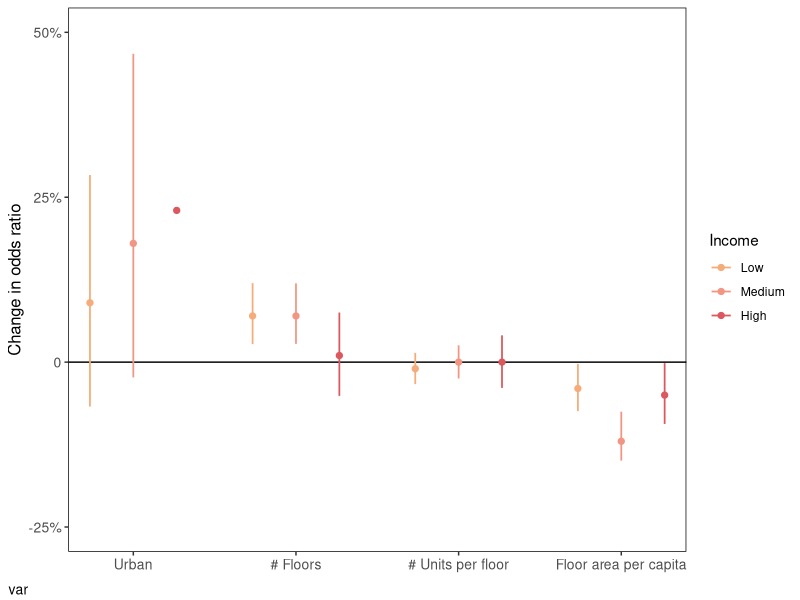
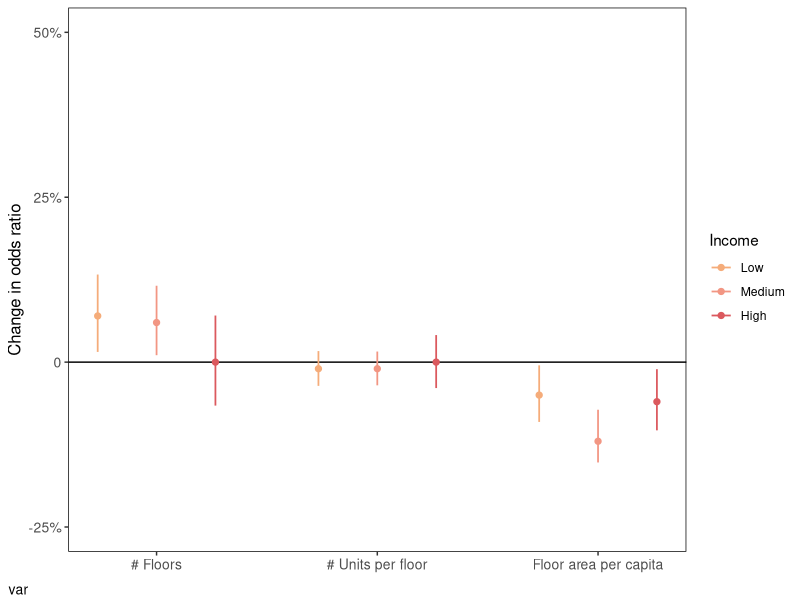
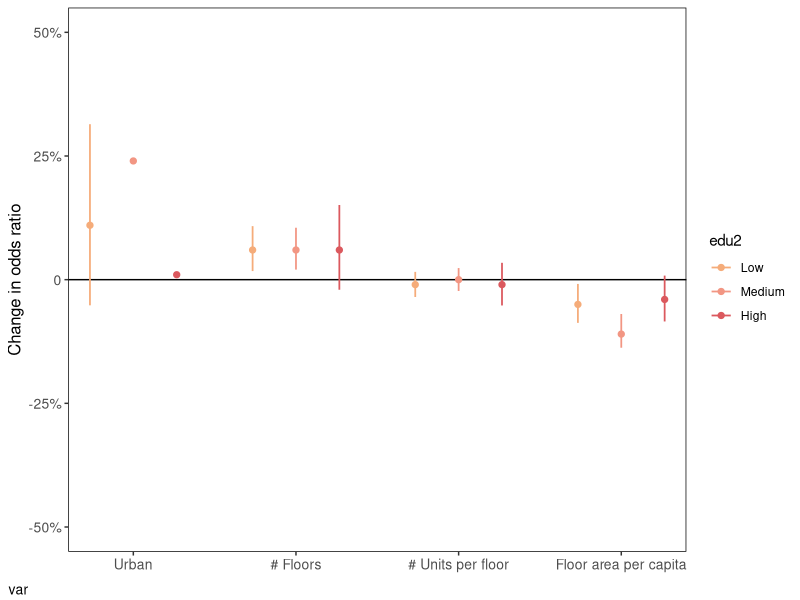
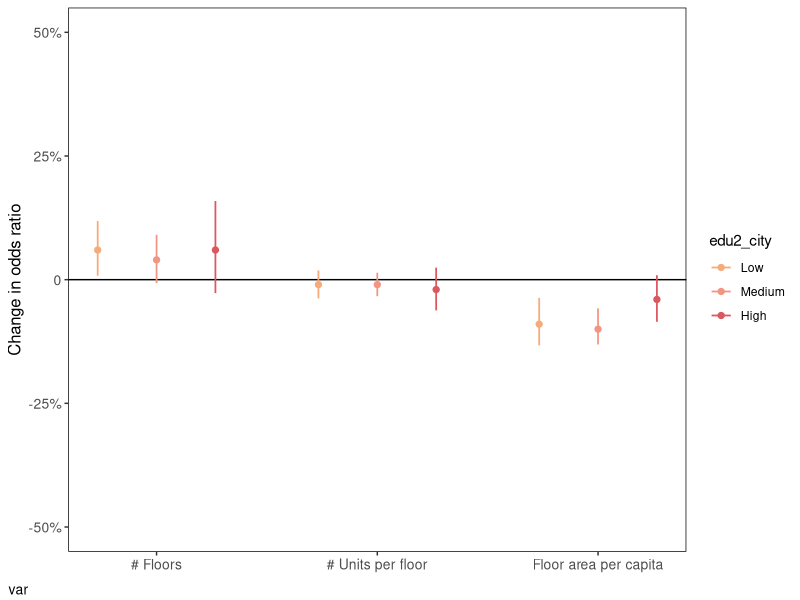
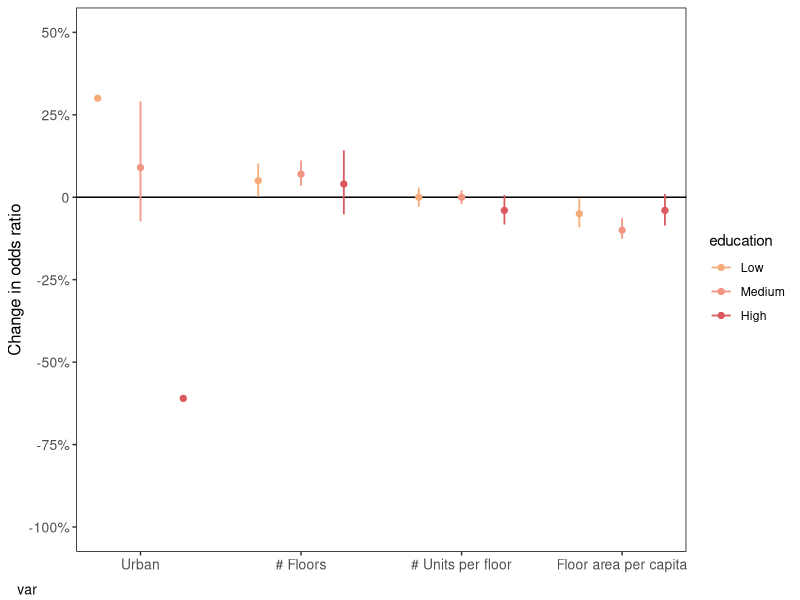
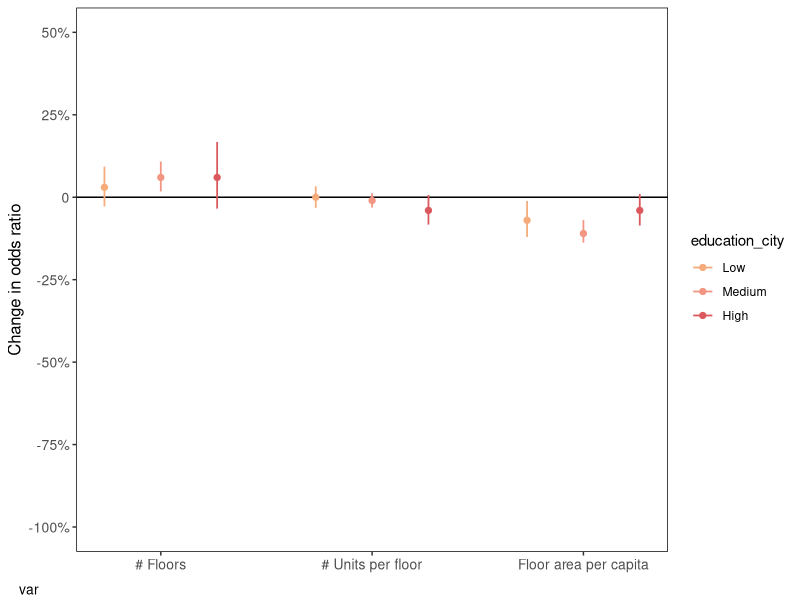

Write R code to recreate these figures, in order.
library(ggplot2)
# income -----
df <- read.csv("figure_code/income.csv")
df$Income <- factor(df$Income, levels=c('Low', 'Medium', 'High'))
#Var "Urban", "# Floors", "# Units per floor", "Floor area per capita" is denoted by "a", "b", "c", "d" respectively in income.csv. 
ggplot(df, aes(x = var, y= est))+
  geom_hline(yintercept = 0)+
  geom_errorbar(aes(ymin=est_l, ymax=est_u, fill = Income, color=Income), size=0.6, width=0, position = position_dodge(width = 0.8))+
  scale_color_manual(values = c("#f5ac7a", "#f29683", "#db595e"))+
  
  geom_point(aes(color=Income), shape = 19, size = 1.8, position = position_dodge(width = 0.8))+
  scale_color_manual(values = c("#f5ac7a", "#f29683", "#db595e"))+
  
  theme(panel.grid.major.x = element_blank(),
        panel.grid.minor.x = element_blank(), 
        panel.grid.major.y = element_blank(), 
        panel.grid.minor.y = element_blank(),
        legend.key = element_blank(),
        panel.background = element_rect(fill = "white"),
        axis.text.x = element_text(size = 10),
        axis.text.y = element_text(size = 10),
        axis.title.y = element_text(size = 12),
        axis.title.x = element_text(size = 10, hjust = -0.1, vjust = -0.5),
        panel.border = element_rect(colour = "black", fill = NA, size = 0.5))+
  scale_y_continuous(limit = c(-.25, 0.5), breaks = c(-.25, 0, .25, .5),
                     labels = c("-25%", "0", "25%", "50%"))+
  scale_x_discrete(expand=c(-0.8, -0.8), labels = c("Urban","# Floors", "# Units per floor",
                                                    "Floor area per capita"))+
  ylab("Change in odds ratio")

library(ggplot2)
# income_city -----
df <- read.csv("figure_code/income_city.csv")
df$Income <- factor(df$Income, levels=c('Low', 'Medium', 'High'))
#Var "# Floors", "# Units per floor", "Floor area per capita" is denoted by "a", "b", "c" respectively in income_city.csv. 
ggplot(df, aes(x = var, y= est))+
  geom_hline(yintercept = 0)+
  geom_errorbar(aes(ymin=est_l, ymax=est_u, fill = Income, color=Income), size=0.6, width=0, position = position_dodge(width = 0.8))+
  scale_color_manual(values = c("#f5ac7a", "#f29683", "#db595e"))+
  
  geom_point(aes(color=Income), shape = 19, size = 1.8, position = position_dodge(width = 0.8))+
  scale_color_manual(values = c("#f5ac7a", "#f29683", "#db595e"))+
  
  theme(panel.grid.major.x = element_blank(),
        panel.grid.minor.x = element_blank(), 
        panel.grid.major.y = element_blank(), 
        panel.grid.minor.y = element_blank(),
        legend.key = element_blank(),
        panel.background = element_rect(fill = "white"),
        axis.text.x = element_text(size = 10),
        axis.text.y = element_text(size = 10),
        axis.title.y = element_text(size = 12),
        axis.title.x = element_text(size = 10, hjust = -0.1, vjust = -0.5),
        panel.border = element_rect(colour = "black", fill = NA, size = 0.5))+
  scale_y_continuous(limit = c(-.25, 0.5), breaks = c(-.25, 0, .25, .5),
                     labels = c("-25%", "0", "25%", "50%"))+
  scale_x_discrete(expand=c(-0.8, -0.8), labels = c("# Floors", "# Units per floor",
                                                    "Floor area per capita"))+
  ylab("Change in odds ratio")

library(ggplot2)
# edu2 -----
df <- read.csv("figure_code/edu2.csv")
df$edu2 <- factor(df$edu2, levels=c('Low', 'Medium', 'High'))
#Var "Urban", "# Floors", "# Units per floor", "Floor area per capita" is denoted by "a", "b", "c", "d" respectively in edu2.csv. 
ggplot(df, aes(x = var, y= est))+
  geom_hline(yintercept = 0)+
  geom_errorbar(aes(ymin=est_l, ymax=est_u, fill = edu2, color=edu2), size=0.6, width=0, position = position_dodge(width = 0.8))+
  scale_color_manual(values = c("#f5ac7a", "#f29683", "#db595e"))+
  
  geom_point(aes(color=edu2), shape = 19, size = 1.8, position = position_dodge(width = 0.8))+
  scale_color_manual(values = c("#f5ac7a", "#f29683", "#db595e"))+
  
  theme(panel.grid.major.x = element_blank(),
        panel.grid.minor.x = element_blank(), 
        panel.grid.major.y = element_blank(), 
        panel.grid.minor.y = element_blank(),
        legend.key = element_blank(),
        panel.background = element_rect(fill = "white"),
        axis.text.x = element_text(size = 10),
        axis.text.y = element_text(size = 10),
        axis.title.y = element_text(size = 12),
        axis.title.x = element_text(size = 10, hjust = -0.1, vjust = -0.5),
        panel.border = element_rect(colour = "black", fill = NA, size = 0.5))+
  scale_y_continuous(limit = c(-.5, .5), breaks = c(-.5, -.25, 0, .25, .5),
                     labels = c("-50%", "-25%", "0", "25%", "50%"))+
  scale_x_discrete(expand=c(-0.8, -0.8), labels = c("Urban","# Floors", "# Units per floor",
                                                    "Floor area per capita"))+
  ylab("Change in odds ratio")

library(ggplot2)
# edu2_city -----
df <- read.csv("figure_code/edu2_city.csv")
df$edu2_city <- factor(df$edu2_city, levels=c('Low', 'Medium', 'High'))
#Var "# Floors", "# Units per floor", "Floor area per capita" is denoted by "a", "b", "c" respectively in edu2_city.csv. 
ggplot(df, aes(x = var, y= est))+
  geom_hline(yintercept = 0)+
  geom_errorbar(aes(ymin=est_l, ymax=est_u, fill = edu2_city, color=edu2_city), size=0.6, width=0, position = position_dodge(width = 0.8))+
  scale_color_manual(values = c("#f5ac7a", "#f29683", "#db595e"))+
  
  geom_point(aes(color=edu2_city), shape = 19, size = 1.8, position = position_dodge(width = 0.8))+
  scale_color_manual(values = c("#f5ac7a", "#f29683", "#db595e"))+
  
  theme(panel.grid.major.x = element_blank(),
        panel.grid.minor.x = element_blank(), 
        panel.grid.major.y = element_blank(), 
        panel.grid.minor.y = element_blank(),
        legend.key = element_blank(),
        panel.background = element_rect(fill = "white"),
        axis.text.x = element_text(size = 10),
        axis.text.y = element_text(size = 10),
        axis.title.y = element_text(size = 12),
        axis.title.x = element_text(size = 10, hjust = -0.1, vjust = -0.5),
        panel.border = element_rect(colour = "black", fill = NA, size = 0.5))+
  scale_y_continuous(limit = c(-.5, .5), breaks = c(-.5, -.25, 0, .25, .5),
                     labels = c("-50%", "-25%", "0", "25%", "50%"))+
  scale_x_discrete(expand=c(-0.8, -0.8), labels = c("# Floors", "# Units per floor",
                                                    "Floor area per capita"))+
  ylab("Change in odds ratio")

library(ggplot2)
# education -----
df <- read.csv("figure_code/education.csv")
df$education <- factor(df$education, levels=c('Low', 'Medium', 'High'))
#Var "Urban", "# Floors", "# Units per floor", "Floor area per capita" is denoted by "a", "b", "c", "d" respectively in education.csv. 
ggplot(df, aes(x = var, y= est))+
  geom_hline(yintercept = 0)+
  geom_errorbar(aes(ymin=est_l, ymax=est_u, fill = education, color=education), size=0.6, width=0, position = position_dodge(width = 0.8))+
  scale_color_manual(values = c("#f5ac7a", "#f29683", "#db595e"))+
  
  geom_point(aes(color=education), shape = 19, size = 1.8, position = position_dodge(width = 0.8))+
  scale_color_manual(values = c("#f5ac7a", "#f29683", "#db595e"))+
  
  theme(panel.grid.major.x = element_blank(),
        panel.grid.minor.x = element_blank(), 
        panel.grid.major.y = element_blank(), 
        panel.grid.minor.y = element_blank(),
        legend.key = element_blank(),
        panel.background = element_rect(fill = "white"),
        axis.text.x = element_text(size = 10),
        axis.text.y = element_text(size = 10),
        axis.title.y = element_text(size = 12),
        axis.title.x = element_text(size = 10, hjust = -0.1, vjust = -0.5),
        panel.border = element_rect(colour = "black", fill = NA, size = 0.5))+
  scale_y_continuous(limit = c(-1, 0.5), breaks = c(-1, -.75, -.5, -.25, 0, .25, .5),
                     labels = c("-100%", "-75%", "-50%", "-25%", "0", "25%", "50%"))+
  scale_x_discrete(expand=c(-0.8, -0.8), labels = c("Urban","# Floors", "# Units per floor",
                                                    "Floor area per capita"))+
  ylab("Change in odds ratio")

library(ggplot2)
# education_city -----
df <- read.csv("figure_code/education_city.csv")
df$education_city <- factor(df$education_city, levels=c('Low', 'Medium', 'High'))
#Var "# Floors", "# Units per floor", "Floor area per capita" is denoted by "a", "b", "c" respectively in education_city.csv. 
ggplot(df, aes(x = var, y= est))+
  geom_hline(yintercept = 0)+
  geom_errorbar(aes(ymin=est_l, ymax=est_u, fill = education_city, color=education_city), size=0.6, width=0, position = position_dodge(width = 0.8))+
  scale_color_manual(values = c("#f5ac7a", "#f29683", "#db595e"))+
  
  geom_point(aes(color=education_city), shape = 19, size = 1.8, position = position_dodge(width = 0.8))+
  scale_color_manual(values = c("#f5ac7a", "#f29683", "#db595e"))+
  
  theme(panel.grid.major.x = element_blank(),
        panel.grid.minor.x = element_blank(), 
        panel.grid.major.y = element_blank(), 
        panel.grid.minor.y = element_blank(),
        legend.key = element_blank(),
        panel.background = element_rect(fill = "white"),
        axis.text.x = element_text(size = 10),
        axis.text.y = element_text(size = 10),
        axis.title.y = element_text(size = 12),
        axis.title.x = element_text(size = 10, hjust = -0.1, vjust = -0.5),
        panel.border = element_rect(colour = "black", fill = NA, size = 0.5))+
  scale_y_continuous(limit = c(-1, 0.5), breaks = c(-1, -.75, -.5, -.25, 0, .25, .5),
                     labels = c("-100%", "-75%", "-50%", "-25%", "0", "25%", "50%"))+
  scale_x_discrete(expand=c(-0.8, -0.8), labels = c("# Floors", "# Units per floor",
                                                    "Floor area per capita"))+
  ylab("Change in odds ratio")